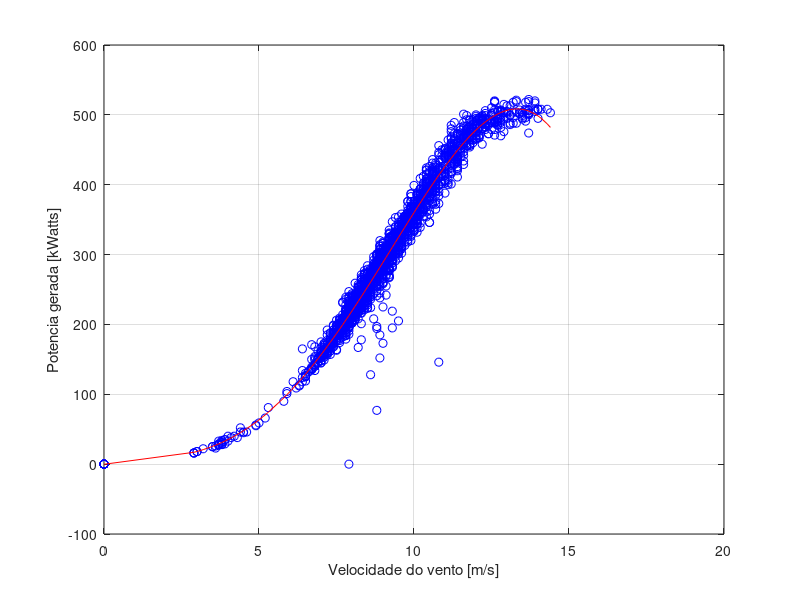

MATLAB code to generate this figure:
X = importdata('aerogerador.dat');
v = X(:,1);
p = X(:,2);
B = polyfit(v, p,5)
ypred=polyval(B,v);
erro=p-ypred;
SEQ=sum(erro.^2)

figure; plot(v,p,'bo'); hold on; grid; % diagrama de dispersao
xlabel('Velocidade do vento [m/s]'); 
ylabel('Potencia gerada [kWatts]');

plot(v,ypred,'r-'); % Sobrepoe curva de regressao aos dados
hold off; 
